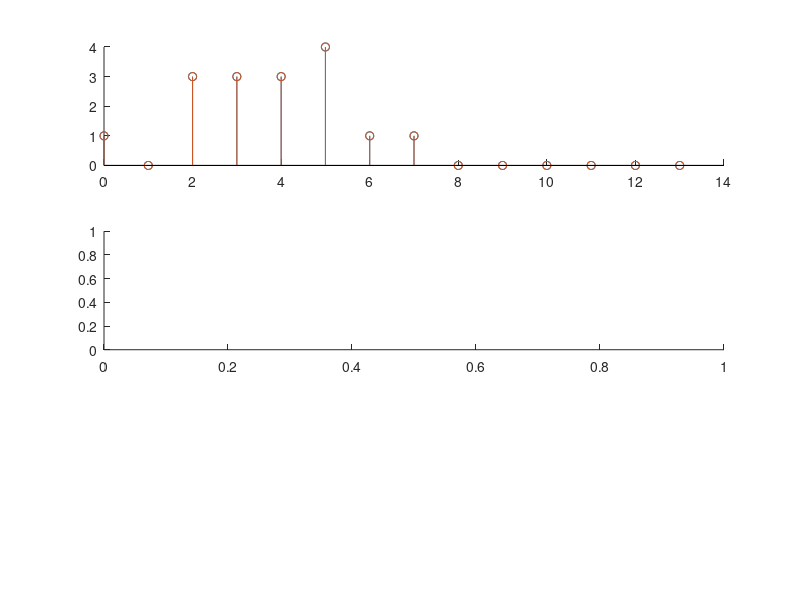

MATLAB code for this plot: (Note: this script raises an error after producing the figure.)
% Problem 2.4(e)

x1 = [1 1 1 1 0 0 0 0 0 0];
nx1 = 0:1:9;

h1 = [1 -1 3 0 1];
h2 = [0 2 5 4 -1];
nh1 = 0:1:4;

he1 = h1;
he2 = [0 0 h1];
nhe2 = 1:1:6;

nye1 = nh1(1)+nx1(1):1:nh1(end)+nx1(end);
nye2 = nhe2(1)+nx1(1):1:nhe2(end)+nx1(end);

ye1 = conv(x1, he1);
ye1_inter = conv(he1, x1)
ye2 = conv(x1, he2);
ye2_inter = conv(he2, x1)

subplot(3,1,1);
hold on
stem(nye1, ye1);
stem(nye1, ye1_inter);

subplot(3,1,2);
hold on
stem(nye2, ye2);
stem(nye2, ye2_inter);

subplot(3,1,3);
hold on
stem(nye1, ye1);
stem(nye2, ye2);

saveas(gcf, "P2_4_e.png");

